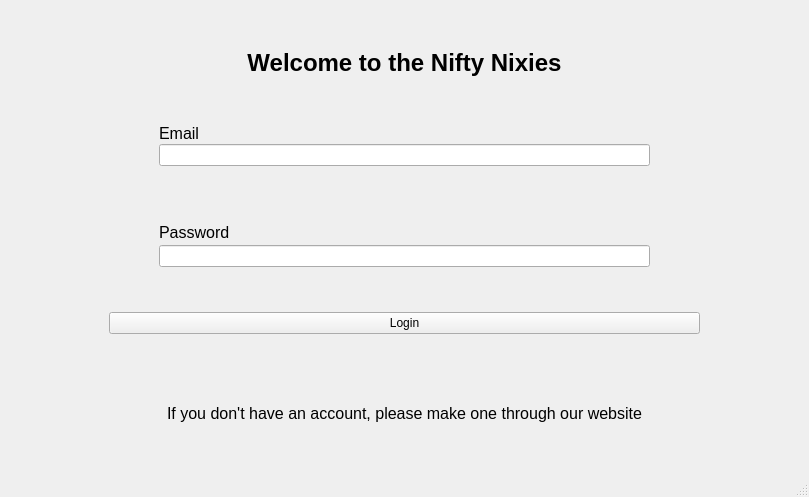
<?xml version="1.0" encoding="UTF-8"?>
<ui version="4.0">
 <class>MainWindow</class>
 <widget class="QMainWindow" name="MainWindow">
  <property name="geometry">
   <rect>
    <x>0</x>
    <y>0</y>
    <width>809</width>
    <height>497</height>
   </rect>
  </property>
  <property name="windowTitle">
   <string>MainWindow</string>
  </property>
  <property name="styleSheet">
   <string notr="true"/>
  </property>
  <widget class="QWidget" name="centralwidget">
   <property name="enabled">
    <bool>true</bool>
   </property>
   <layout class="QVBoxLayout" name="verticalLayout_2">
    <item>
     <widget class="QLabel" name="label">
      <property name="maximumSize">
       <size>
        <width>16777215</width>
        <height>30</height>
       </size>
      </property>
      <property name="font">
       <font>
        <pointsize>18</pointsize>
        <bold>true</bold>
        <kerning>true</kerning>
       </font>
      </property>
      <property name="text">
       <string>Welcome to the Nifty Nixies</string>
      </property>
      <property name="alignment">
       <set>Qt::AlignCenter</set>
      </property>
     </widget>
    </item>
    <item>
     <layout class="QVBoxLayout" name="verticalLayout_3">
      <item>
       <layout class="QVBoxLayout" name="verticalLayout">
        <property name="spacing">
         <number>1</number>
        </property>
        <property name="leftMargin">
         <number>150</number>
        </property>
        <property name="rightMargin">
         <number>150</number>
        </property>
        <property name="bottomMargin">
         <number>50</number>
        </property>
        <item>
         <widget class="QLabel" name="label_3">
          <property name="maximumSize">
           <size>
            <width>16777215</width>
            <height>20</height>
           </size>
          </property>
          <property name="font">
           <font>
            <pointsize>12</pointsize>
           </font>
          </property>
          <property name="text">
           <string>Email</string>
          </property>
         </widget>
        </item>
        <item>
         <widget class="QLineEdit" name="emailLineEdit">
          <property name="styleSheet">
           <string notr="true"/>
          </property>
         </widget>
        </item>
       </layout>
      </item>
      <item>
       <layout class="QVBoxLayout" name="verticalLayout_4">
        <property name="spacing">
         <number>3</number>
        </property>
        <property name="leftMargin">
         <number>150</number>
        </property>
        <property name="rightMargin">
         <number>150</number>
        </property>
        <property name="bottomMargin">
         <number>0</number>
        </property>
        <item>
         <widget class="QLabel" name="label_4">
          <property name="maximumSize">
           <size>
            <width>16777215</width>
            <height>20</height>
           </size>
          </property>
          <property name="font">
           <font>
            <pointsize>12</pointsize>
           </font>
          </property>
          <property name="text">
           <string>Password</string>
          </property>
         </widget>
        </item>
        <item>
         <widget class="QLineEdit" name="passwordLineEdit">
          <property name="inputMethodHints">
           <set>Qt::ImhHiddenText|Qt::ImhNoAutoUppercase|Qt::ImhNoPredictiveText|Qt::ImhSensitiveData</set>
          </property>
          <property name="text">
           <string/>
          </property>
          <property name="echoMode">
           <enum>QLineEdit::Password</enum>
          </property>
         </widget>
        </item>
       </layout>
      </item>
     </layout>
    </item>
    <item>
     <layout class="QVBoxLayout" name="verticalLayout_5">
      <property name="spacing">
       <number>4</number>
      </property>
      <property name="leftMargin">
       <number>50</number>
      </property>
      <property name="rightMargin">
       <number>50</number>
      </property>
      <property name="bottomMargin">
       <number>0</number>
      </property>
      <item>
       <layout class="QVBoxLayout" name="verticalLayout_6">
        <property name="leftMargin">
         <number>50</number>
        </property>
        <property name="rightMargin">
         <number>50</number>
        </property>
        <item>
         <widget class="QPushButton" name="loginButton">
          <property name="styleSheet">
           <string notr="true"/>
          </property>
          <property name="text">
           <string>Login</string>
          </property>
         </widget>
        </item>
        <item>
         <widget class="QLabel" name="errorMessage">
          <property name="maximumSize">
           <size>
            <width>16777215</width>
            <height>20</height>
           </size>
          </property>
          <property name="font">
           <font>
            <pointsize>10</pointsize>
           </font>
          </property>
          <property name="styleSheet">
           <string notr="true">QLabel {
	color: red;
}</string>
          </property>
          <property name="text">
           <string/>
          </property>
          <property name="alignment">
           <set>Qt::AlignCenter</set>
          </property>
         </widget>
        </item>
       </layout>
      </item>
     </layout>
    </item>
    <item>
     <widget class="QLabel" name="label_2">
      <property name="maximumSize">
       <size>
        <width>16777215</width>
        <height>20</height>
       </size>
      </property>
      <property name="font">
       <font>
        <pointsize>12</pointsize>
       </font>
      </property>
      <property name="text">
       <string>If you don't have an account, please make one through our website</string>
      </property>
      <property name="alignment">
       <set>Qt::AlignCenter</set>
      </property>
     </widget>
    </item>
   </layout>
  </widget>
  <widget class="QMenuBar" name="menubar">
   <property name="geometry">
    <rect>
     <x>0</x>
     <y>0</y>
     <width>809</width>
     <height>23</height>
    </rect>
   </property>
  </widget>
  <widget class="QStatusBar" name="statusbar"/>
 </widget>
 <resources/>
 <connections/>
</ui>
